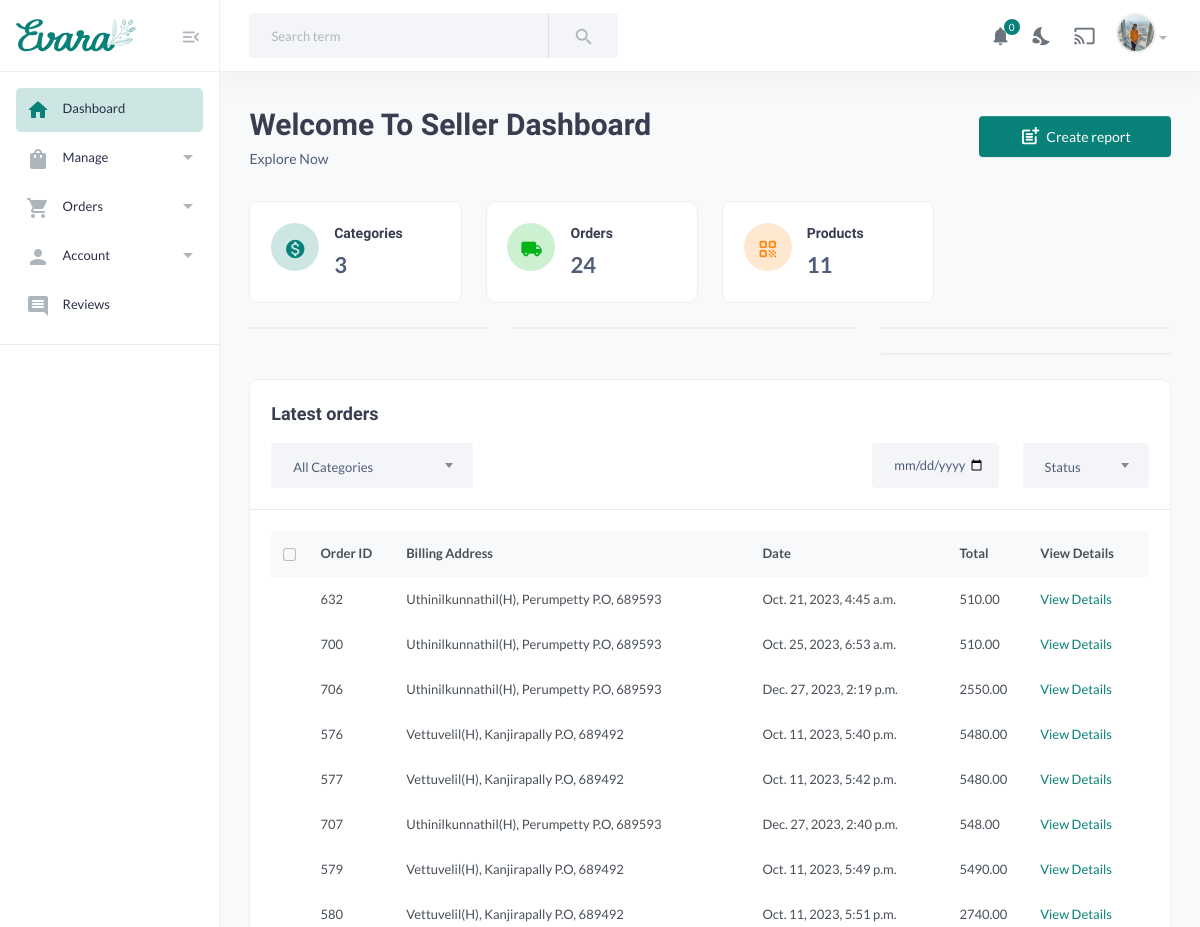
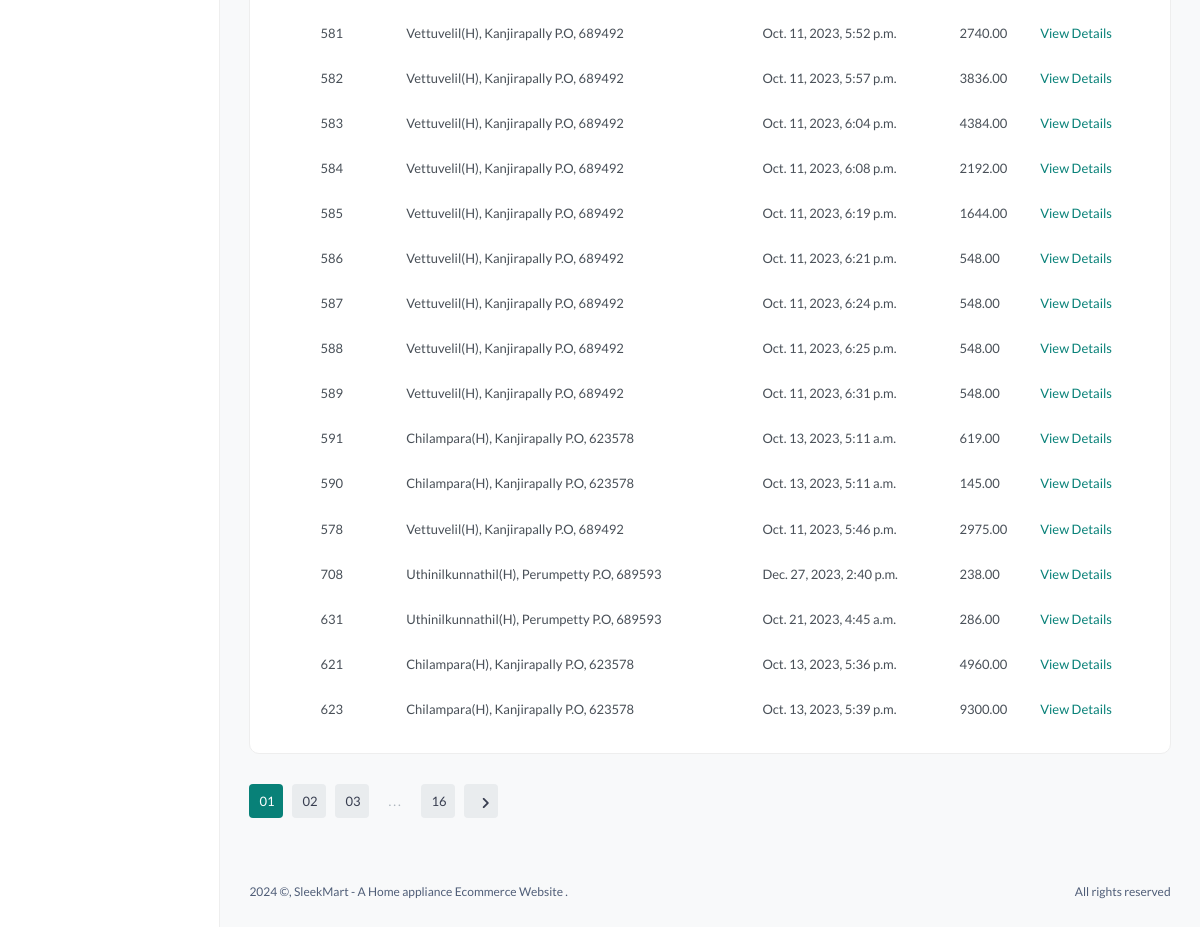
Before: /sellerindex (signed in) with the older database file (2 pictures, top to bottom).
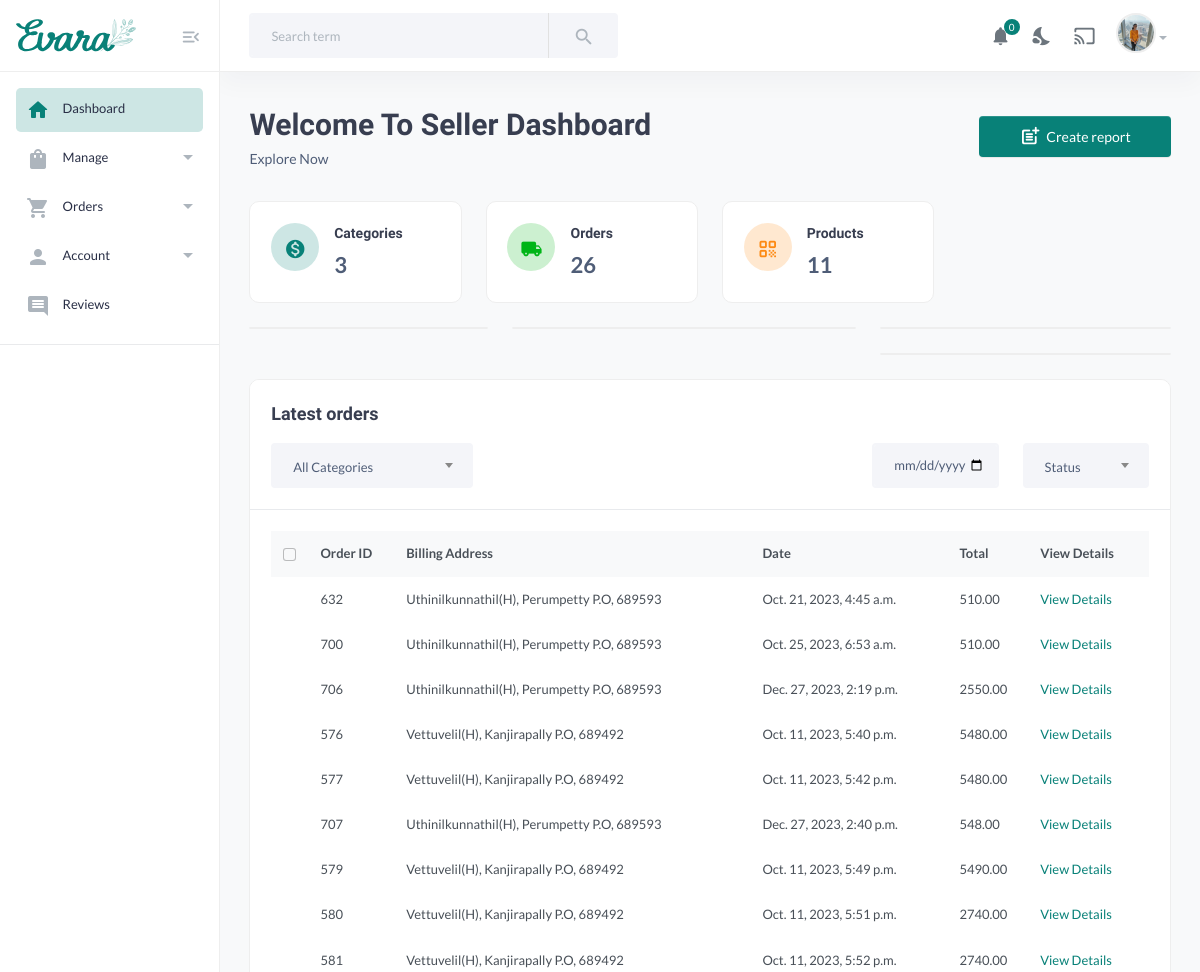
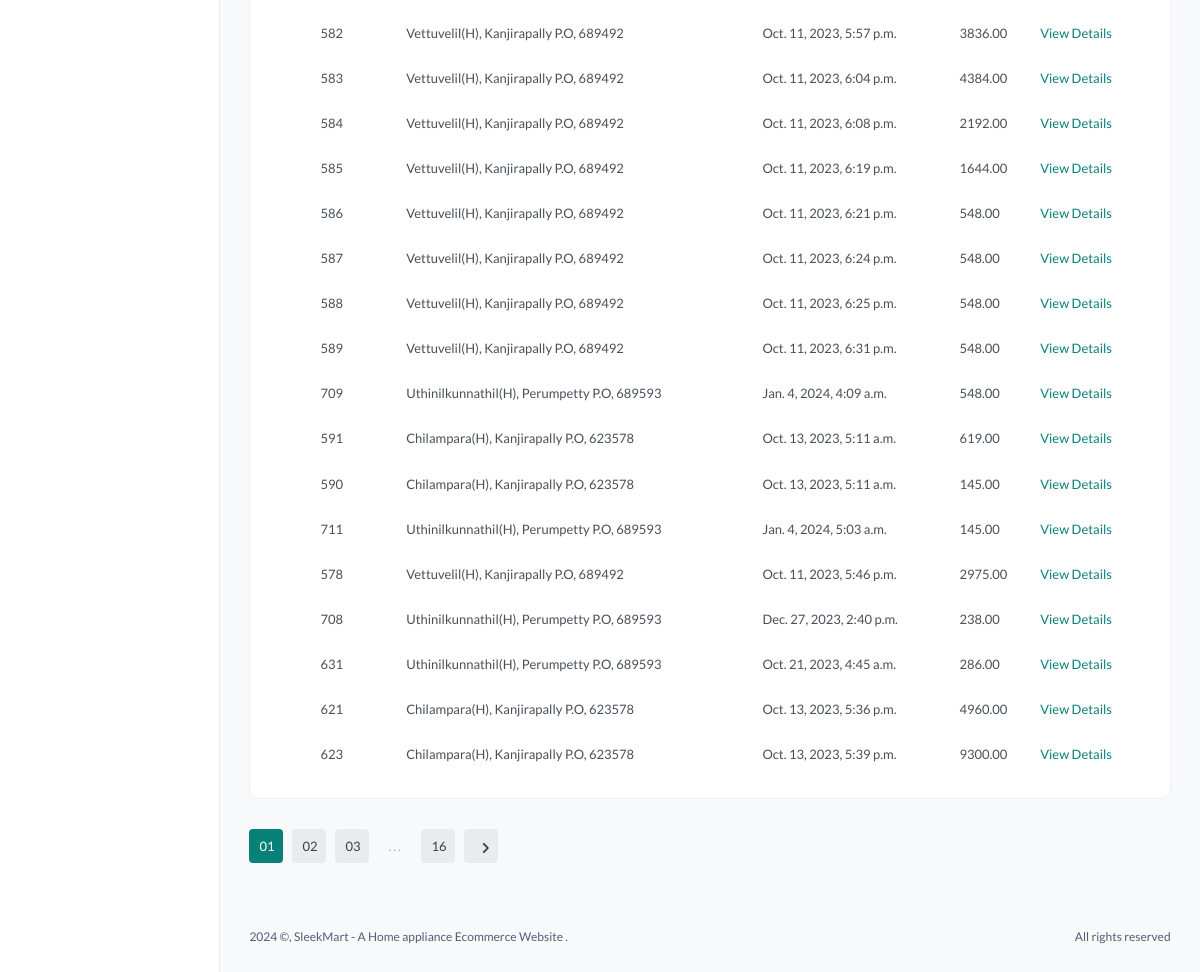
After: the same page with the newer database file (2 pictures, top to bottom).
### dashboard/models.py (models this page shows, shortened)
class CustomUser(AbstractBaseUser, PermissionsMixin):
    USER_ROLES = (
        ('customer', 'Customer'),
        ('seller', 'Seller'),
        ('admin', 'Admin'),
        ('delivery_agent', 'Delivery Agent'),
    )
    email = models.EmailField(unique=True)
    name = models.CharField(max_length=100,null=True, blank=True)
    mobile = models.CharField(max_length=15, blank=True, null=True)
    profile_pic = models.ImageField(upload_to='profile_pics/', blank=True, null=True)
    address = models.TextField(blank=True, null=True)
    is_active = models.BooleanField(default=True)
    is_staff = models.BooleanField(default=False)
    date_joined = models.DateTimeField(default=timezone.now)
    role = models.CharField(max_length=15, choices=USER_ROLES, blank=True, null=True,default='customer')
    objects = CustomUserManager()
    USERNAME_FIELD = 'email'
    REQUIRED_FIELDS = ['name']

class OrderItem(models.Model):
    order = models.ForeignKey(Order, on_delete=models.CASCADE, default=1)
    product = models.ForeignKey(Product, on_delete=models.CASCADE, default=1)
    seller = models.ForeignKey(Seller, on_delete=models.CASCADE, default=1)  # Assuming the seller is also a User
    quantity = models.PositiveIntegerField()
    price = models.DecimalField(max_digits=10, decimal_places=2, default=1)
    total_price = models.DecimalField(max_digits=10, decimal_places=2, default=1)

class Order(models.Model):
    class PaymentStatusChoices(models.TextChoices):
        PENDING = 'pending', 'Pending'
        SUCCESSFUL = 'successful', 'Successful'
        FAILED = 'failed', 'Failed'
    user = models.ForeignKey(CustomUser, on_delete=models.CASCADE, default=1)
    products = models.ManyToManyField(Product)  # Assuming you have a Product model
    total_price = models.DecimalField(max_digits=10, decimal_places=2, default=1)
    order_date = models.DateTimeField(auto_now_add=True)
    razorpay_order_id = models.CharField(max_length=255, default=1)
    payment_status = models.CharField(max_length=20, choices=PaymentStatusChoices.choices, default=PaymentStatusChoices.PENDING)

### dashboard/views.py (the view)
# urls.py: path('sellerindex',  views.sellerindex, name='sellerindex'),
@login_required
def sellerindex(request):
    categories = Category.objects.filter(status=False)
    category_count = categories.count()
    seller = Seller.objects.get(user=request.user)
    orders = Order.objects.all()
    order_count = Order.objects.filter(orderitem__seller=seller, payment_status=Order.PaymentStatusChoices.SUCCESSFUL).count()
    print(seller)
    product_count = Product.objects.filter(seller=seller, status=False).count()
    confirmed_orders = OrderItem.objects.filter(
        product__seller=seller,
        order__payment_status=Order.PaymentStatusChoices.SUCCESSFUL
    ).distinct
    print(confirmed_orders)
    context = {'category_count': category_count, 'product_count': product_count,'confirmed_orders': confirmed_orders,'order_count':order_count,'orders':orders}
    return render(request, 'Seller/sellerindex.html', context)

### dashboard/models.py (called while the page is built)
    def __str__(self):
        return self.business_name

### templates/Seller/sellerindex.html (shortened to what this page needs)
{% load static %}
<!DOCTYPE HTML>
<html lang="en">
<head>
    <link href="{% static 'assets/css/main.css' %}" rel="stylesheet" type="text/css" />
</head>
<body>
    <aside class="navbar-aside" id="offcanvas_aside">
        <div class="aside-top">
            <a href="index.html" class="brand-wrap">
                <img src="{% static 'assets/imgs/theme/logo.svg' %}" class="logo" alt="Evara Dashboard">
            </a>
            <div>
                <button class="btn btn-icon btn-aside-minimize"> <i class="text-muted material-icons md-menu_open"></i> </button>
            </div>
        </div>
        <nav>
            <ul class="menu-aside">
                <li class="menu-item active">
                    <a class="menu-link" href="{% url 'sellerindex' %}"> <i class="icon material-icons md-home"></i>
                        <span class="text">Dashboard</span>
                    </a>
                </li>
                <li class="menu-item has-submenu">
                    <a class="menu-link" href="{% url 'productlist' %}"> <i class="icon material-icons md-shopping_bag"></i>
                        <span class="text">Manage</span>
                    </a>
                </li>
                <li class="menu-item has-submenu">
                    <a class="menu-link" href="page-orders-1.html"> <i class="icon material-icons md-shopping_cart"></i>
                        <span class="text">Orders</span>
                    </a>
                </li>
                <li class="menu-item has-submenu">
                    <a class="menu-link" href="index.html#"> <i class="icon material-icons md-person"></i>
                        <span class="text">Account</span>
                    </a>
                </li>
                <li class="menu-item">
                    <a class="menu-link" href="{% url 'sellerreviews' %}"> <i class="icon material-icons md-comment"></i>
                        <span class="text">Reviews</span>
                    </a>
                </li>
            </ul>
            <hr>
            <br>
            <br>
        </nav>
    </aside>
    <main class="main-wrap">
        <header class="main-header navbar">
            <div class="col-search">
                <form class="searchform">
                    <div class="input-group">
                        <input list="search_terms" type="text" class="form-control" placeholder="Search term">
                        <button class="btn btn-light bg" type="button"> <i class="material-icons md-search"></i></button>
                    </div>
                </form>
            </div>
            <div class="col-nav">
                <ul class="nav">
                    <li class="nav-item">
                        <a class="nav-link btn-icon" href="#">
                            <i class="material-icons md-notifications animation-shake"></i>
                            <span class="badge rounded-pill">0</span>
                        </a>
                    </li>
                    <li class="nav-item">
                        <a class="nav-link btn-icon darkmode" href="#"> <i class="material-icons md-nights_stay"></i> </a>
                    </li>
                    <li class="nav-item">
                        <a href="{% url 'index' %}" class="requestfullscreen nav-link btn-icon"><i class="material-icons md-cast"></i></a>
                    </li>
                    <li class="dropdown nav-item">
                        <a class="dropdown-toggle" data-bs-toggle="dropdown" href="#" id="dropdownAccount" aria-expanded="false">
                            {% if request.user.profile_pic %}
                                        <img src="{{ request.user.profile_pic.url }}" alt="profile pic" class="img-xs rounded-circle" />
                            {% else %}
                                        <img src="{% static 'images/propic.jpg' %}" alt="Seller" class="img-xs rounded-circle" />
                            {% endif %}
                    </li>
                </ul>
            </div>
        </header>
        <section class="content-main">
            <div class="content-header">
                <div>
                    <h2 class="content-title card-title">Welcome To Seller Dashboard </h2>
                    <p>Explore Now</p>
                </div>
                <div>
                    <a href="index.html#" class="btn btn-primary"><i class="text-muted material-icons md-post_add"></i>Create report</a>
                </div>
            </div>
            <div class="row">
                <div class="col-lg-3">
                    <div class="card card-body mb-4">
                        <article class="icontext">
                            <span class="icon icon-sm rounded-circle bg-primary-light"><i class="text-primary material-icons md-monetization_on"></i></span>
                            <div class="text">
                                <h6 class="mb-1 card-title">Categories</h6>
                                <span>{{ category_count }}</span>
                            </div>
                        </article>
                    </div>
                </div>
                <div class="col-lg-3">
                    <div class="card card-body mb-4">
                        <article class="icontext">
                            <span class="icon icon-sm rounded-circle bg-success-light"><i class="text-success material-icons md-local_shipping"></i></span>
                            <div class="text">
                                <h6 class="mb-1 card-title">Orders</h6>
                                <span>
                                    {{ order_count }}
                                </span>
                            </div>
                        </article>
                    </div>
                </div>
                <div class="col-lg-3">
                    <div class="card card-body mb-4">
                        <article class="icontext">
                            <span class="icon icon-sm rounded-circle bg-warning-light"><i class="text-warning material-icons md-qr_code"></i></span>
                            <div class="text">
                                <h6 class="mb-1 card-title">Products</h6>
                                <span>{{ product_count }}</span>
                            </div>
                        </article>
                    </div>
                </div>
            </div>
            <div class="row">
                <div class="col-xl-8 col-lg-12">
                    <div class="row">
                        <div class="col-lg-5">
                            <div class="card mb-4">
                            </div>
                        </div>
                        <div class="col-lg-7">
                            <div class="card mb-4">
                            </div>
                        </div>
                    </div>
                </div>
                <div class="col-xl-4 col-lg-12">
                    <div class="card mb-4">
                    </div>
                    <div class="card mb-4">
                    </div>
                </div>
            </div>
            <div class="card mb-4">
                <header class="card-header">
                    <h4 class="card-title">Latest orders</h4>
                    <div class="row align-items-center">
                        <div class="col-md-3 col-12 me-auto mb-md-0 mb-3">
                            <div class="custom_select">
                            </div>
                        </div>
                        <div class="col-md-2 col-6">
                            <input type="date" value="02.05.2022" class="form-control">
                        </div>
                        <div class="col-md-2 col-6">
                            <div class="custom_select">
                            </div>
                        </div>
                    </div>
                </header>
                <div class="card-body">
                    <div class="table-responsive">
                        <div class="table-responsive">
                            <table class="table align-middle table-nowrap mb-0">
                                <thead class="table-light">
                                    <tr>
                                        <th scope="col" class="text-center">
                                            <div class="form-check align-middle">
                                                <input class="form-check-input" type="checkbox" id="transactionCheck01">
                                            </div>
                                        </th>
                                        <th class="align-middle" scope="col">Order ID</th>
                                        <th class="align-middle" scope="col">Billing Address</th>
                                        <th class="align-middle" scope="col">Date</th>
                                        <th class="align-middle" scope="col">Total</th>
                                        <th class="align-middle" scope="col">View Details</th>
                                    </tr>
                                </thead>
                                {% for order in confirmed_orders %}
                                <tr>
                                    <td></td>
                                    <td class="align-middle">{{ order.id }}</td>
                                    <td class="align-middle">{{ order.order.user.address }}</td>
                                    <td class="align-middle">{{ order.order.order_date }}</td>
                                    <td class="align-middle">{{ order.total_price }}</td>
                                    <td class="align-middle">
                                        <a href="{% url 'order_itemdetails' order.order.id %}">View Details</a>
                                    </td>
                                </tr>
                            {% endfor %}
                            </table>
                        </div>
                    </div>
                </div>
            </div>
            <div class="pagination-area mt-30 mb-50">
                <nav aria-label="Page navigation example">
                    <ul class="pagination justify-content-start">
                        <li class="page-item active"><a class="page-link" href="index.html#">01</a></li>
                        <li class="page-item"><a class="page-link" href="index.html#">02</a></li>
                        <li class="page-item"><a class="page-link" href="index.html#">03</a></li>
                        <li class="page-item"><a class="page-link dot" href="index.html#">...</a></li>
                        <li class="page-item"><a class="page-link" href="index.html#">16</a></li>
                        <li class="page-item"><a class="page-link" href="index.html#"><i class="material-icons md-chevron_right"></i></a></li>
                    </ul>
                </nav>
            </div>
        </section>
        <footer class="main-footer font-xs">
            <div class="row pb-30 pt-15">
                <div class="col-sm-6">
                     ©, SleekMart - A Home appliance Ecommerce Website .
                </div>
                <div class="col-sm-6">
                    <div class="text-sm-end">
                        All rights reserved
                    </div>
                </div>
            </div>
        </footer>
    </main>
</body>
</html>

Changed rows visible on the page:
added OrderItem: id "709", order.user.address "Uthinilkunnathil(H), Perumpetty P.O, 689593", order.order_date "Jan. 4, 2024, 4:09 a.m.", total_price "548.00"
added OrderItem: id "711", order.user.address "Uthinilkunnathil(H), Perumpetty P.O, 689593", order.order_date "Jan. 4, 2024, 5:03 a.m.", total_price "145.00"
Other visible differences:
{{ order_count }}: "24" → "26"
